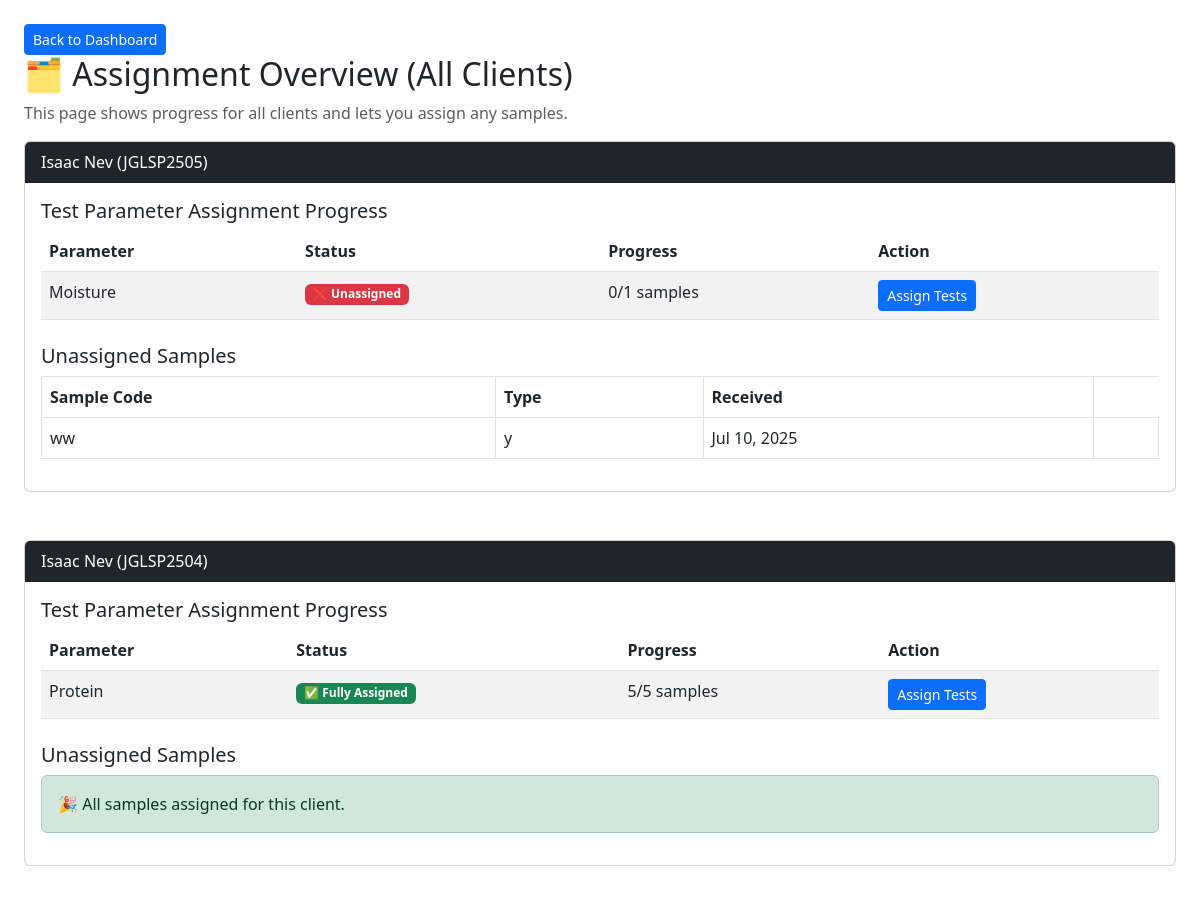
Page /manager/assign-overview/ (signed in, upper part) on the earlier database version.
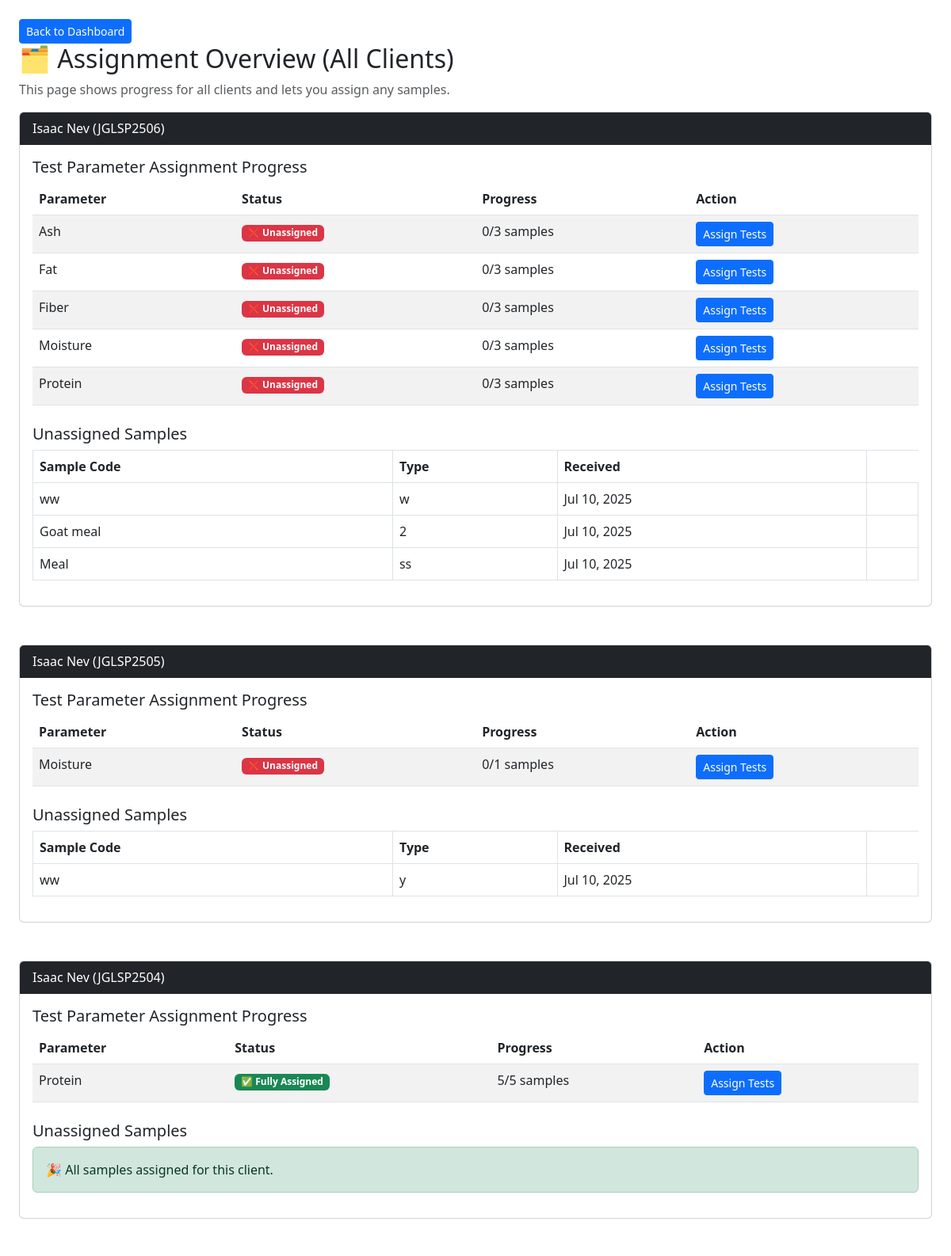
Same page on the later database version.
### lims/models/client.py (models this page shows, shortened)
class Client(models.Model):
    client_id = models.CharField(max_length=20, unique=True)
    name = models.CharField(max_length=100)
    organization = models.CharField(max_length=150)
    email = models.EmailField()
    phone = models.CharField(max_length=20)
    address = models.TextField()
    token = models.CharField(max_length=20, unique=True, blank=True)
    created = models.DateTimeField(auto_now_add=True)
    coa_released = models.BooleanField(default=False)

### lims/models/parameter.py (models this page shows, shortened)
class Parameter(models.Model):
    group = models.ForeignKey(ParameterGroup, on_delete=models.CASCADE)
    default_equipment = models.ForeignKey(
        Equipment,
        null=True,
        blank=True,
        on_delete=models.SET_NULL,
        help_text="Preferred device for this test"
    )
    name = models.CharField(max_length=100)
    unit = models.CharField(max_length=20)
    method = models.CharField(max_length=150)
    ref_limit = models.CharField(max_length=50)
    default_price = models.DecimalField(max_digits=8, decimal_places=2)

### lims/models/sample.py (models this page shows)
class Sample(models.Model):
    client = models.ForeignKey(Client, on_delete=models.CASCADE)
    sample_code = models.CharField(max_length=50)
    sample_type = models.CharField(max_length=100)
    weight = models.DecimalField(max_digits=6, decimal_places=2)
    temperature = models.DecimalField(max_digits=5, decimal_places=2, null=True, blank=True)
    humidity = models.DecimalField(max_digits=5, decimal_places=2, null=True, blank=True)
    status = models.CharField(max_length=20, choices=SampleStatus.choices, default=SampleStatus.RECEIVED)
    received_date = models.DateField(auto_now_add=True)
    verified_at = models.DateTimeField(null=True, blank=True)
    coa_released = models.BooleanField(default=False)
    manager_comment = models.TextField(blank=True, null=True)

### lims/views/assign_test.py (the view)
# urls.py: path("manager/assign-overview/", assign_overview_all_clients, name="assign_overview_all_clients"),
@login_required
def assign_overview_all_clients(request):
    clients = Client.objects.all().order_by("-client_id")
    client_data = []
    for client in clients:
        samples = Sample.objects.filter(client=client).exclude(sample_type="QC")
        total_samples = samples.count()
        assigned_sample_ids = TestAssignment.objects.filter(
            sample__client=client,
            analyst__isnull=False
        ).values_list("sample_id", flat=True)
        unassigned_samples = samples.exclude(id__in=assigned_sample_ids)
        parameter_stats = (
            TestAssignment.objects
            .filter(sample__client=client, analyst__isnull=False)
            .exclude(sample__sample_type="QC")
            .values('parameter_id')
            .annotate(assigned_count=Count('sample', distinct=True))
        )
        assigned_lookup = {
            stat['parameter_id']: stat['assigned_count'] for stat in parameter_stats
        }
        parameter_ids = (
            TestAssignment.objects
            .filter(sample__client=client)
            .exclude(sample__sample_type="QC")
            .values_list('parameter', flat=True)
            .distinct()
        )
        parameters = Parameter.objects.filter(id__in=parameter_ids).order_by('name')
        for param in parameters:
            param.assigned_count = assigned_lookup.get(param.id, 0)
        control_stats = (
            TestAssignment.objects
            .filter(sample__client=client, is_control=True)
            .values('parameter')
            .annotate(control_sample_id=F('sample_id'))
        )
        control_lookup = {
            stat['parameter']: stat['control_sample_id'] for stat in control_stats
        }
        client_data.append({
            "client": client,
            "parameters": parameters,
            "assigned_lookup": assigned_lookup,
            "total_samples": total_samples,
            "unassigned_samples": unassigned_samples,
            "control_lookup": control_lookup,
        })
    return render(request, "lims/manager/assign_overview_all_clients.html", {
        "client_data": client_data
    })

### lims/templates/lims/manager/assign_overview_all_clients.html (shortened to what this page needs)
{% load static %}
<!DOCTYPE html>
<html>
<head>
  <link rel="stylesheet" href="https://cdn.jsdelivr.net/npm/bootstrap@5.3.0/dist/css/bootstrap.min.css">
</head>
<body class="p-4">
 <a href="{% url 'manager_dashboard' %}"
                       class="btn btn-sm btn-primary">
                      Back to Dashboard
                    </a>
  <h2>🗂️ Assignment Overview (All Clients)</h2>
  <p class="text-muted">This page shows progress for all clients and lets you assign any samples.</p>
  {% for entry in client_data %}
    <div class="card mb-5">
      <div class="card-header bg-dark text-white">
        {{ entry.client.name }} ({{ entry.client.client_id }})
      </div>
      <div class="card-body">
        <h5>Test Parameter Assignment Progress</h5>
        {% if entry.parameters %}
          <table class="table table-striped mb-4">
            <thead>
              <tr>
                <th>Parameter</th>
                <th>Status</th>
                <th>Progress</th>
                <th>Action</th>
              </tr>
            </thead>
            <tbody>
              {% for param in entry.parameters %}
                {% with assigned=param.assigned_count %}
                <tr>
                  <td>{{ param.name }}</td>
                  <td>
                    {% if assigned == entry.total_samples %}
                      <span class="badge bg-success">✅ Fully Assigned</span>
                    {% elif assigned > 0 %}
                      <span class="badge bg-warning text-dark">⚠️ Partial</span>
                    {% else %}
                      <span class="badge bg-danger">❌ Unassigned</span>
                    {% endif %}
                  </td>
                  <td>{{ assigned|default:0 }}/{{ entry.total_samples }} samples</td>
                  <td>
                    <a href="{% url 'assign_parameter_tests' entry.client.client_id param.id %}"
                       class="btn btn-sm btn-primary">
                      Assign Tests
                    </a>
                  </td>
                </tr>
                {% endwith %}
              {% endfor %}
            </tbody>
          </table>
        {% else %}
          <div class="alert alert-secondary">No parameters found for this client.</div>
        {% endif %}
        <h5>Unassigned Samples</h5>
        {% if entry.unassigned_samples %}
          <table class="table table-bordered">
            <thead>
              <tr>
                <th>Sample Code</th>
                <th>Type</th>
                <th>Received</th>
              </tr>
            </thead>
            <tbody>
              {% for s in entry.unassigned_samples %}
                <tr>
                  <td>{{ s.sample_code }}</td>
                  <td>{{ s.sample_type }}</td>
                  <td>{{ s.received_date|date:"M d, Y" }}</td>
                  <td>
                  </td>
                </tr>
              {% endfor %}
            </tbody>
          </table>
        {% else %}
          <div class="alert alert-success">🎉 All samples assigned for this client.</div>
        {% endif %}
      </div>
    </div>
  {% endfor %}
</body>
</html>

Differences in the rows shown:
added Client: client.name "Isaac Nev", client.client_id "JGLSP2506", Parameter (name "Moisture", shows "❌ Unassigned", assigned_count "0", total_samples "3"), Parameter (name "Protein", shows "❌ Unassigned", assigned_count "0", total_samples "3")
now on this page (row unchanged): Parameter: name "Ash", shows "❌ Unassigned", assigned_count "0", total_samples "3", shown under "Isaac Nev"
now on this page (row unchanged): Parameter: name "Fat", shows "❌ Unassigned", assigned_count "0", total_samples "3", shown under "Isaac Nev"
now on this page (row unchanged): Parameter: name "Fiber", shows "❌ Unassigned", assigned_count "0", total_samples "3", shown under "Isaac Nev"
added Sample: sample_code "ww", sample_type "w", received_date "Jul 10, 2025", shown under "Isaac Nev"
added Sample: sample_code "Goat meal", sample_type "2", received_date "Jul 10, 2025", shown under "Isaac Nev"
added Sample: sample_code "Meal", sample_type "ss", received_date "Jul 10, 2025", shown under "Isaac Nev"
